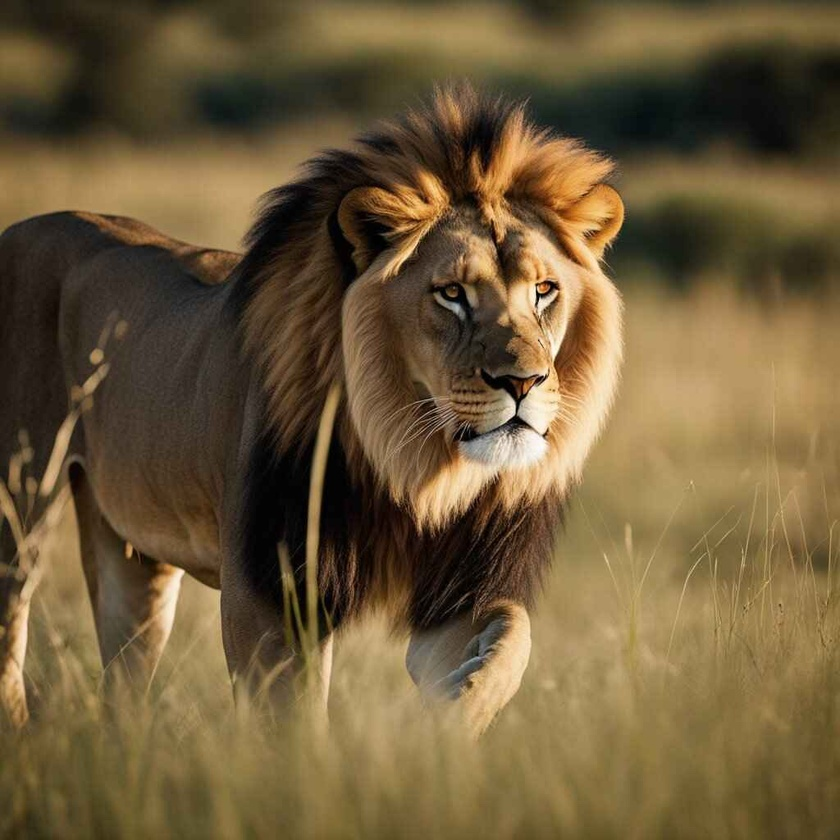
#> input picture assets/images/hunting_lion.jpg, 840 x 840 px, shrunk from 1024 x 1024 before the run
$ jupyter execute '4 - 6.5. Contrast Manipulation.ipynb'   (shell and % lines are left out)
#> lines starting #> are read from the running program, lines starting #| are printed output that depends on the picture
**Jarrian Vince G. Gojar**\
Instructor I\
*College of Information and Communications Technology, Sorsogon State University, Philippines*

# Introduction

In an image, `contrast` refers to the difference in luminance or color
that makes an object (or its representation in an image) distinguishable.
In other words, contrast is the difference between the darkest and
lightest areas of an image. The greater the difference, the higher the
contrast. It is defined by the following formula:

$$
\text{Contrast} = \frac{L_{\text{max}} - L_{\text{min}}}{L_{\text{max}} + L_{\text{min}}}
$$

where:

- $L_{\text{max}}$ is the maximum luminance value in the image.
- $L_{\text{min}}$ is the minimum luminance value in the image.

**Read More:**

- [Contrast of an Image](https://en.wikipedia.org/wiki/Contrast_(vision))

# Setup

# Initial Setup

[cell 1]
# Import Libraries
import cv2
import numpy as np
import matplotlib.pyplot as plt

# Asset Root
asset_root = '../../assets/'

# Image Path
image_path = asset_root + '/images/hunting_lion.jpg'

# Read Image and convert to RGB
input_image = cv2.cvtColor(cv2.imread(image_path), cv2.COLOR_BGR2RGB)
gray_image = cv2.cvtColor(input_image, cv2.COLOR_RGB2GRAY)
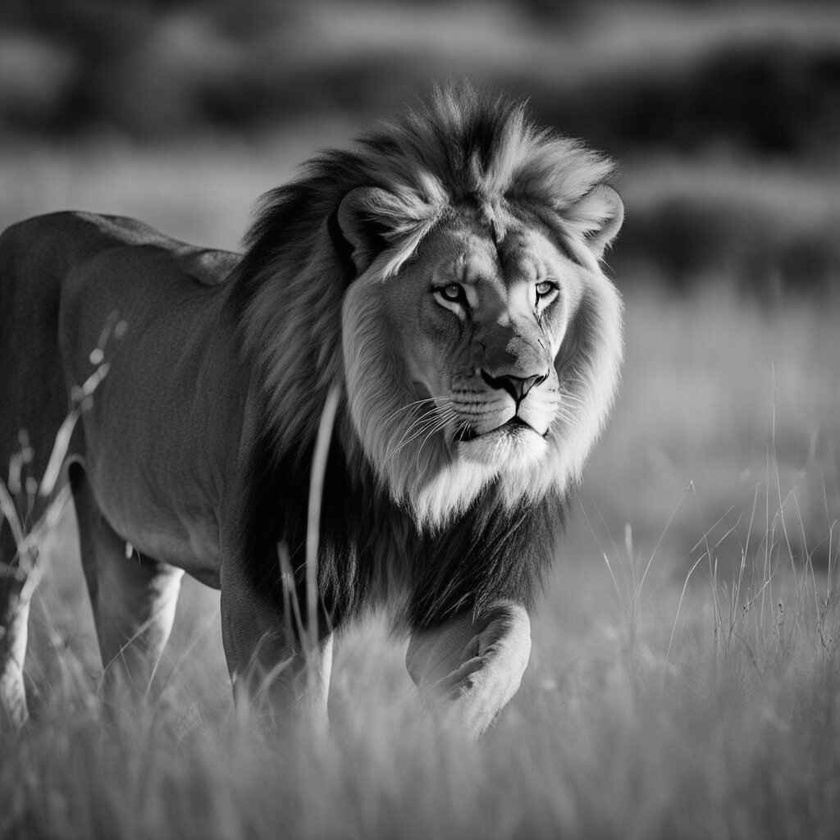
#> gray_image: shape (840, 840); min 0, max 252, mean 93.3

# Display Both Image
plt.figure("Hunting Lion", figsize=(20, 10))

plt.subplot(1, 2, 1)
plt.imshow(input_image, cmap='gray')
plt.title("Original Image")
plt.axis('off')

plt.subplot(1, 2, 2)
plt.imshow(gray_image, cmap='gray')
plt.title("Grayscale Image")
plt.axis('off')

plt.show()
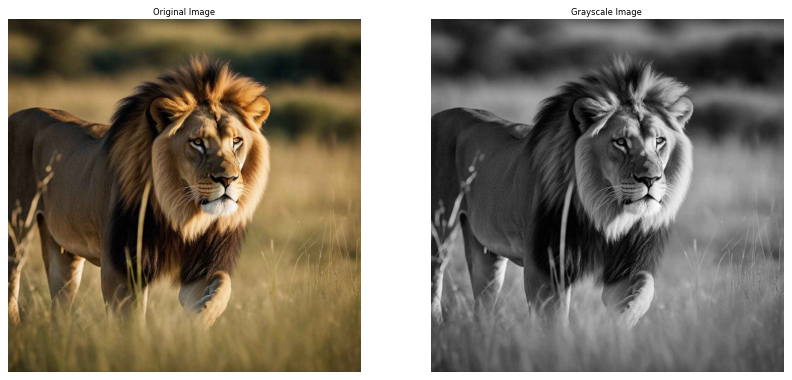
#> figure drawn by matplotlib, 2 panels

# Contrast Manipulation

`Contrast Manipulation` is the process of changing the contrast of an
image. It can be done by changing the pixel values of the image. In
image processing, contrast manipulation is used to enhance the
visibility of an image by increasing the difference between the
lightest and darkest areas of the image.

There are several ways to manipulate the contrast of an image. Some of
the common methods are:

1. **Histogram Equalization**: It is a method used to improve the
   contrast of an image by redistributing the intensity values of the
   image. It is done by mapping the intensity values of the image to a
   new range of values.

2. **Contrast Stretching**: It is a method used to increase the
    contrast of an image by stretching the intensity values of the image
    to cover the full range of values.

3. **Gamma Correction**: It is a method used to adjust the contrast of
    an image by changing the intensity values of the image using a
    gamma correction function.

4. **Histogram Matching**: It is a method used to adjust the contrast
    of an image by matching the histogram of the image to a reference
    histogram.

In this book, we will focus on `Histogram Equalization` to manipulate
the contrast of an image.

**Read More:**

- [Contrast Manipulation](https://en.wikipedia.org/wiki/Contrast_(vision))
- [Histogram Equalization](https://en.wikipedia.org/wiki/Histogram_equalization)
- [Histogram Equalization in OpenCV](https://docs.opencv.org/3.4/d5/daf/tutorial_py_histogram_equalization.html)
- [Contrast Stretching](https://en.wikipedia.org/wiki/Contrast_stretching)
- [Contrast Stretching in OpenCV](https://docs.opencv.org/3.4/d3/dc1/tutorial_basic_linear_transform.html)
- [Gamma Correction](https://en.wikipedia.org/wiki/Gamma_correction)
- [Histogram Matching](https://en.wikipedia.org/wiki/Histogram_matching)

# Histogram Equalization

`Histogram Equalization` is a method used to improve the contrast of an
image by redistributing the intensity values of the image. It is done by
mapping the intensity values of the image to a new range of values.

The histogram of an image represents the distribution of intensity
values in the image. The histogram equalization process involves
calculating the `cumulative distribution function (CDF)` of the histogram
and then mapping the intensity values of the image to a new range of
values based on the `CDF`.

It can be done using the following steps:

1. Calculate the histogram of the image.
2. Calculate the `cumulative distribution function (CDF)` of the histogram
using the formula:

$$
CDF(i) = \sum_{j=0}^{i} histogram(j)
$$

3. Normalize the `CDF` to cover the full range of intensity values using
the formula:

$$
CDF_{normalized} = \frac{CDF - CDF_{min}}{CDF_{max} - CDF_{min}} \times 255
$$

4. Map the intensity values of the image to the new range of values using
    the normalized `CDF`.

[cell 2]
# Histogram Equalization on a Color Image
# Convert to YCrCb
ycrcb_image = cv2.cvtColor(input_image, cv2.COLOR_RGB2YCrCb)
#> ycrcb_image: shape (840, 840, 3); mean of channels 0, 1, 2 93.3, 140.5, 108.2

# Equalize the histogram of the Y channel
def equalize_hist(image):
    image_copy = np.copy(image)
    image_copy[:, :, 0] = cv2.equalizeHist(image_copy[:, :, 0])
#> image_copy: shape (840, 840, 3); mean of channels 0, 1, 2 128.3, 140.5, 108.2
    return image_copy

# Convert the YCrCb image back to RGB format
equalized_image = cv2.cvtColor(equalize_hist(ycrcb_image), cv2.COLOR_YCrCb2RGB)
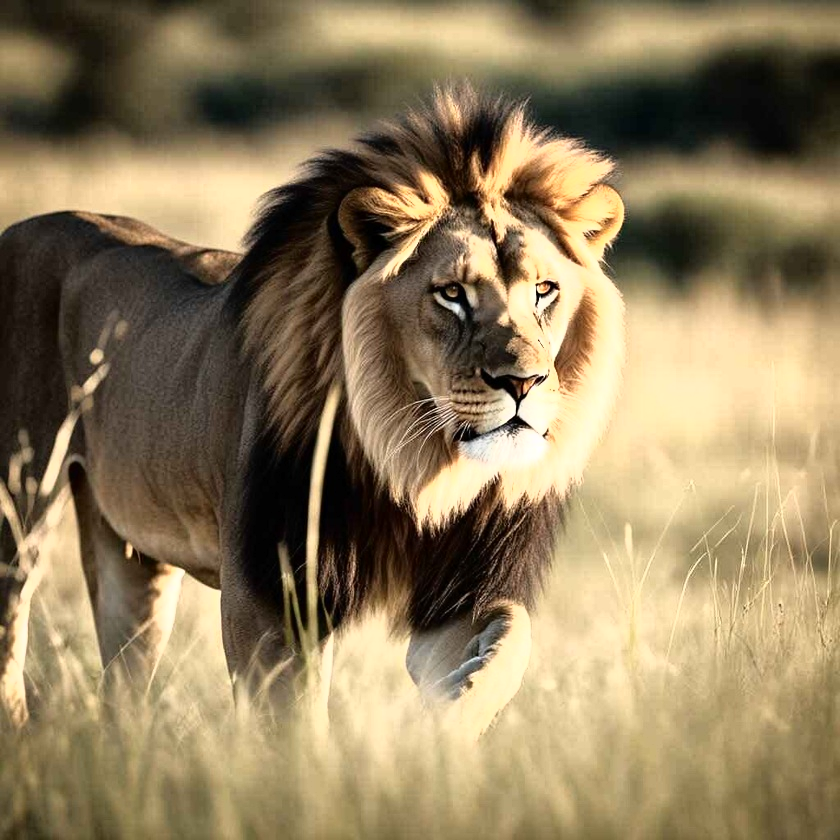
#> equalized_image: shape (840, 840, 3); mean R, G, B 143.8, 126.2, 93.2

# Display Both Image
plt.figure("Hunting Lion", figsize=(20, 10))

plt.subplot(1, 2, 1)
plt.imshow(input_image)
plt.title("Original Image")
plt.axis('off')

plt.subplot(1, 2, 2)
plt.imshow(equalized_image)
plt.title("Equalized Image")
plt.axis('off')

plt.show()
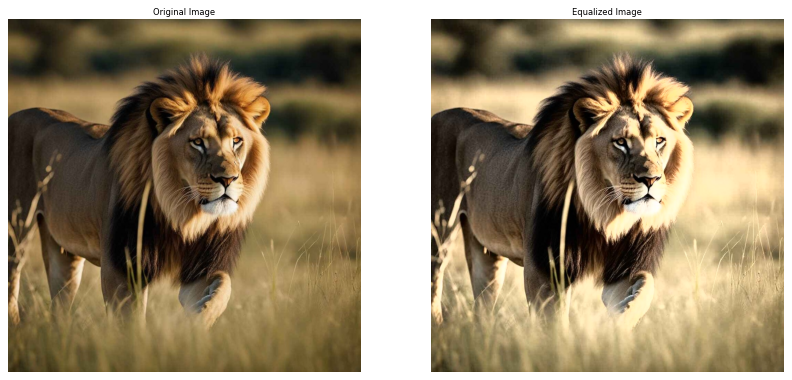
#> figure drawn by matplotlib, 2 panels

[cell 3]
# Display Histograms
plt.figure("Hunting Lion (Histograms)", figsize=(5, 5))

plt.subplot(2, 1, 1)
plt.hist(input_image.flatten(), 256, [0, 256], color='r', alpha=0.5)
plt.title("Original Image Histogram")
plt.xlabel("Pixel Value")
plt.ylabel("Frequency")

plt.subplot(2, 1, 2)
plt.hist(equalized_image.flatten(), 256, [0, 256], color='b', alpha=0.5)
plt.title("Equalized Image Histogram")
plt.xlabel("Pixel Value")

plt.tight_layout()
plt.show()
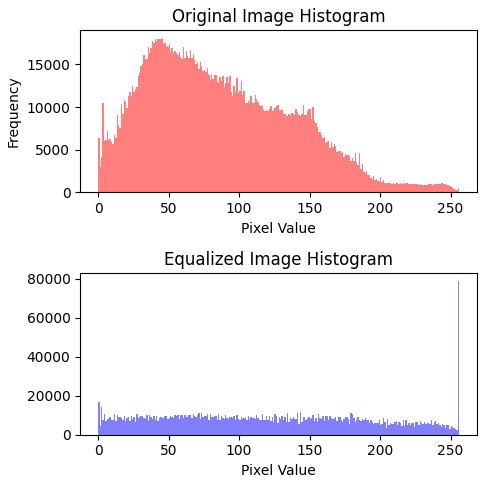
#> figure drawn by matplotlib, 2 panels; panel 1: tallest bar 18106 high, from x = 45 to 46; panel 2: tallest bar 79207 high, from x = 255 to 256
